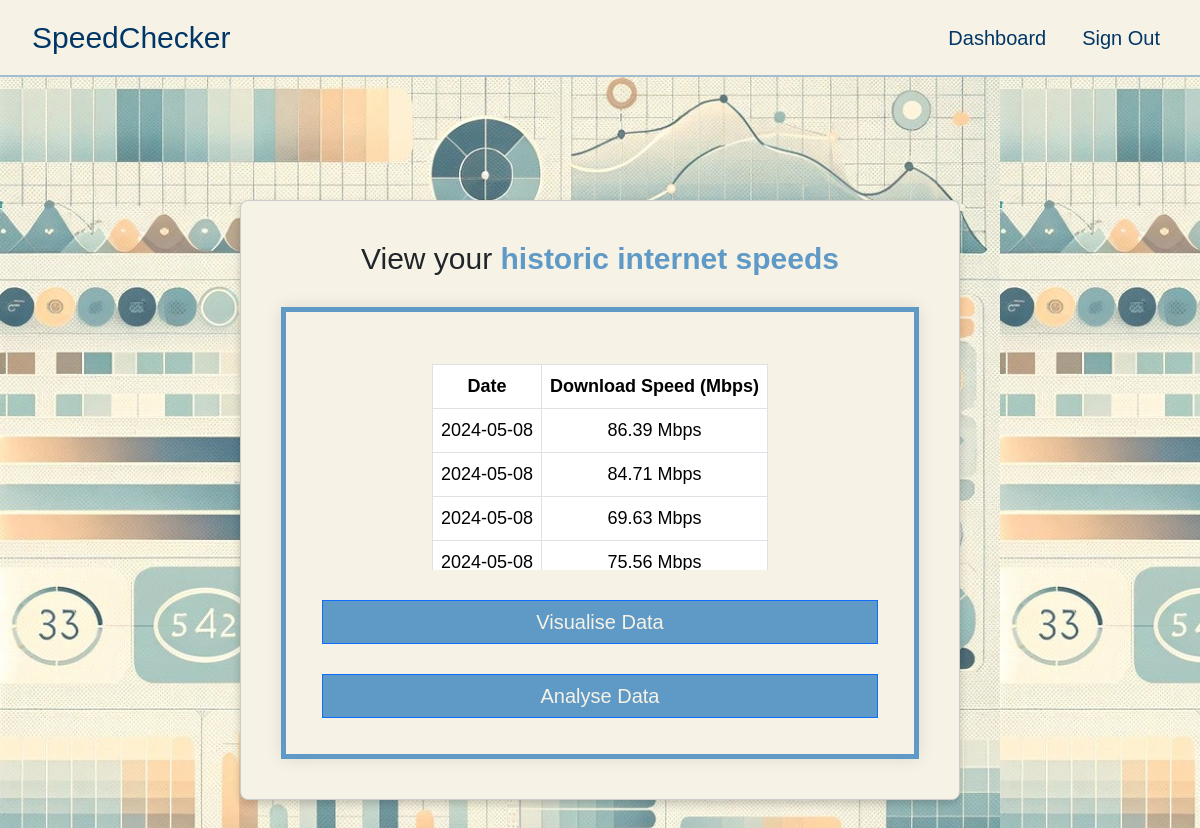
/data (signed in), run on an earlier commit of the app's database.
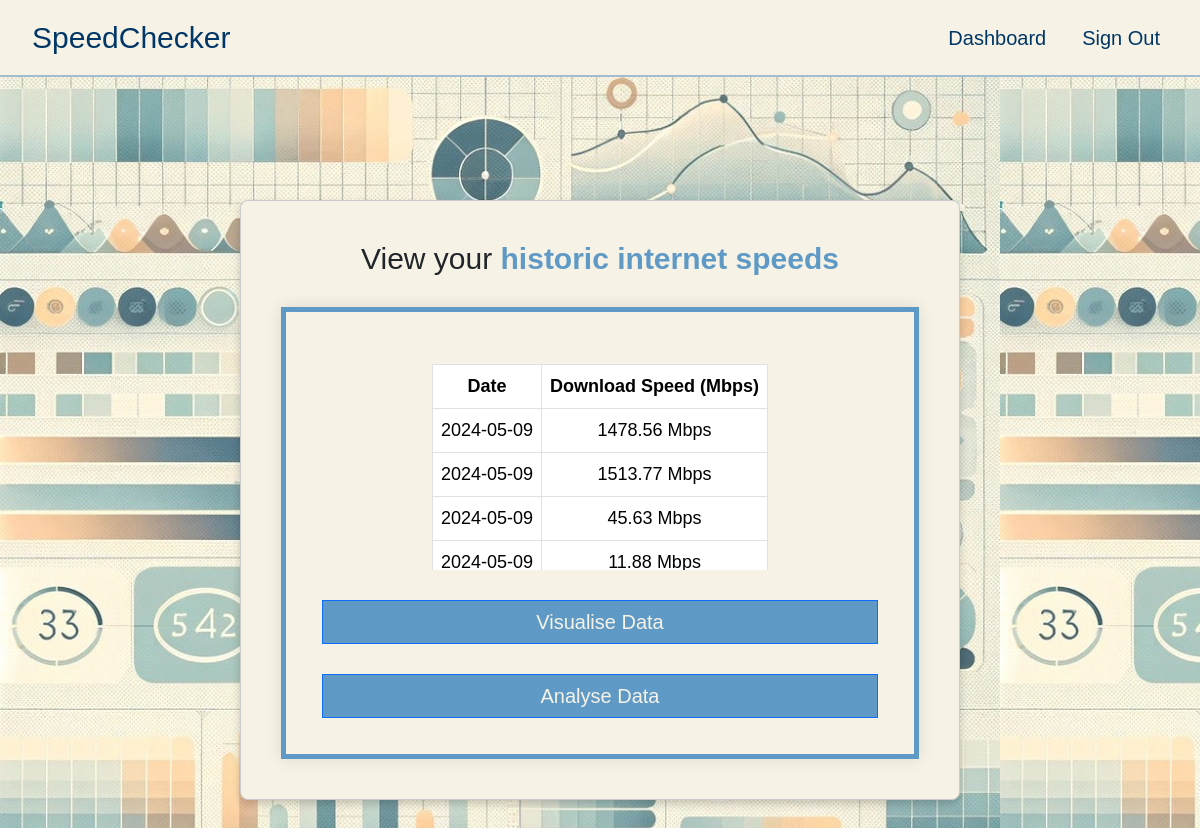
And on a later commit of the database.
### server.py (models this page shows)
class Speed(db.Model):
    __tablename__ = "speeds"
    id: Mapped[int] = mapped_column(Integer, primary_key=True)
    user_id: Mapped[int] = mapped_column(Integer, db.ForeignKey("users.id"))
    user = relationship("User", back_populates="speeds", lazy='subquery')
    speed: Mapped[float] = mapped_column(Float,nullable=False)
    date: Mapped[datetime] = mapped_column(DateTime, nullable=False)

### server.py (the view)
@app.route("/data", methods=["GET", "POST"])
@login_required
def data():
    speeds = Speed.query.filter_by(user_id=current_user.id).order_by(Speed.date.desc()).all()
    if len(speeds) < 1:
        message = "You have no data yet - please run a speed test."
    else:
        message = ""
    return render_template("data.html",speeds=speeds, message=message)

### server.py (called while the page is built)
def create_app():
    app = Flask(__name__)
    app.config['SECRET_KEY'] = os.getenv("SECRET_KEY")
    app.config['SQLALCHEMY_DATABASE_URI'] = os.getenv("SQLALCHEMY_DATABASE_URI")
    app.config['SQLALCHEMY_TRACK_MODIFICATIONS'] = False
    db.init_app(app)
    migrate.init_app(app, db)
    login_manager.init_app(app)
    bootstrap.init_app(app)
    @login_manager.user_loader
    def load_user(user_id):
        return User.query.get(int(user_id))
    return app

### templates/data.html (shortened to what this page needs)
<!DOCTYPE html>
<html lang="en">
<head>
    {{ bootstrap.load_css() }}
    {% include "navbar.html" %}
    <link href="static/css/data.css" rel="stylesheet" />
</head>
<body>
    <div class="data-container">
        <div class="main-box">
            <h1>View your <span class="highlight">historic internet speeds</span></h1>
            <div class="container" id="container1">
                <div class="table-responsive">
                    <table class="table table-bordered table-hover">
                        <thead>
                            <tr>
                                <th>Date</th>
                                <th>Download Speed (Mbps)</th>
                            </tr>
                        </thead>
                        <tbody>
                            {% for speed in speeds %}
                                <tr>
                                    <td>{{ speed.date.strftime('%Y-%m-%d') }}</td>
                                    <td>{{ speed.speed }} Mbps</td>
                                </tr>
                            {% endfor %}
                        </tbody>
                    </table>
                </div>
                <a href="{{ url_for('visualise') }}" class="btn btn-primary btn-block">Visualise Data</a>
                <a href="{{ url_for('analyse') }}" class="btn btn-primary btn-block">Analyse Data</a>
            </div>
        </div>
    </div>
    {% include "base-scripts.html" %}
</body>
</html>

What changed in the data, as far as the page shows it:
no longer on this page (row unchanged): Speed: date "2024-05-08", speed "86.39"
no longer on this page (row unchanged): Speed: date "2024-05-08", speed "84.71"
no longer on this page (row unchanged): Speed: date "2024-05-08", speed "69.63"
no longer on this page (row unchanged): Speed: date "2024-05-08", speed "75.56"
added Speed: date "2024-05-09", speed "1478.56"
added Speed: date "2024-05-09", speed "1513.77"
added Speed: date "2024-05-09", speed "45.63"
added Speed: date "2024-05-09", speed "11.88"
